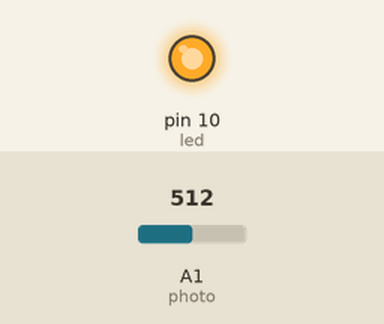
Simulated run of this sketch. Board: Arduino Uno, built with avr-gcc and run on an emulated ATmega328P. Shown: output pins drawn as LEDs (lit = HIGH). Inputs (shaded band) come from the test bench; at power-on: A1 (photo) = 512.

Above: at 1.2 s.
1.3 s: A1 (photo) set to 17
2.8 s: A1 (photo) set to 14
At 4.0 s:
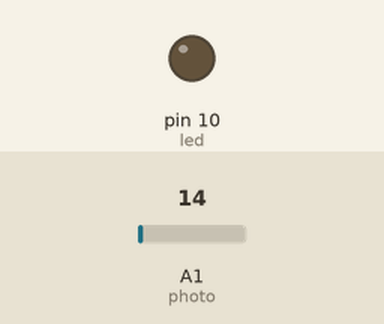
4.3 s: A1 (photo) set to 122
At 5.3 s:
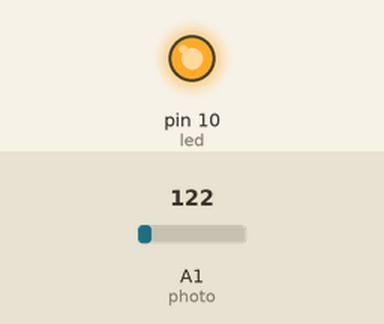
5.8 s: A1 (photo) set to 5
At 6.4 s:
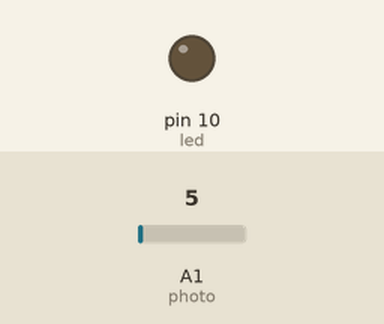
Timing chart, 0 to 8.3 s (numbered marks = the images above; inputs shaded):
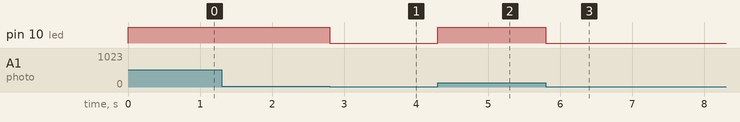

The sketch:

control_led_using_LDR.ino
```cpp
int photo = A1; //quy dinh chan Analog doc quang tro
int photoVal; //khoi tao bien doc gia tri quang tro
int led = 10;
void setup() {
  // put your setup code here, to run once:
  pinMode(led,OUTPUT);
}

void loop() {
  photoVal = analogRead(photo);
  //doc tin hieu Analog tu quang tro
  if(photoVal <= 15){
    digitalWrite(led,LOW);
  }
  else digitalWrite(led,HIGH);
}

//Note: gia tri photolnp <= 15 (độ sáng tương đương 1 căn phòng,
//đèn bật, ngược lại đèn tắt)
```

Measured:
- the behaviour switches between 16 and 15 on A1 (photo) (found by bisection; images 0 and 1)
- after the input at 1.3 s, every drawn part: stays the same
- after the input at 2.8 s, pin 10 (led): HIGH → LOW at once
- after the input at 4.3 s, pin 10 (led): LOW → HIGH at once
- after the input at 5.8 s, pin 10 (led): HIGH → LOW at once
